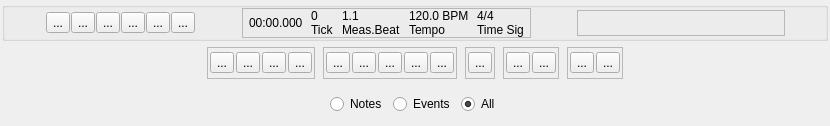
     <widget class="QFrame" name="frame">
      <property name="frameShape">
       <enum>QFrame::NoFrame</enum>
      </property>
      <property name="frameShadow">
       <enum>QFrame::Raised</enum>
      </property>
      <layout class="QVBoxLayout" name="verticalLayout_2">
       <property name="spacing">
        <number>2</number>
       </property>
       <property name="leftMargin">
        <number>2</number>
       </property>
       <property name="topMargin">
        <number>2</number>
       </property>
       <property name="rightMargin">
        <number>2</number>
       </property>
       <property name="bottomMargin">
        <number>2</number>
       </property>
       <item>
        <widget class="QGroupBox" name="groupBox_Controls">
         <layout class="QHBoxLayout" name="horizontalLayout">
          <property name="leftMargin">
           <number>0</number>
          </property>
          <property name="topMargin">
           <number>0</number>
          </property>
          <property name="rightMargin">
           <number>0</number>
          </property>
          <property name="bottomMargin">
           <number>0</number>
          </property>
          <item>
           <spacer name="horizontalSpacer_playbackLeft">
            <property name="orientation">
             <enum>Qt::Horizontal</enum>
            </property>
            <property name="sizeHint" stdset="0">
             <size>
              <width>40</width>
              <height>20</height>
             </size>
            </property>
           </spacer>
          </item>
          <item>
           <widget class="QFrame" name="buttonBox_Playback">
            <property name="sizePolicy">
             <sizepolicy hsizetype="Fixed" vsizetype="Fixed">
              <horstretch>0</horstretch>
              <verstretch>0</verstretch>
             </sizepolicy>
            </property>
            <property name="minimumSize">
             <size>
              <width>0</width>
              <height>52</height>
             </size>
            </property>
            <property name="maximumSize">
             <size>
              <width>16777215</width>
              <height>26</height>
             </size>
            </property>
            <property name="frameShape">
             <enum>QFrame::NoFrame</enum>
            </property>
            <property name="frameShadow">
             <enum>QFrame::Raised</enum>
            </property>
            <layout class="QHBoxLayout" name="horizontalLayout_playback">
             <property name="spacing">
              <number>1</number>
             </property>
             <property name="sizeConstraint">
              <enum>QLayout::SetFixedSize</enum>
             </property>
             <property name="leftMargin">
              <number>1</number>
             </property>
             <property name="topMargin">
              <number>1</number>
             </property>
             <property name="rightMargin">
              <number>1</number>
             </property>
             <property name="bottomMargin">
              <number>1</number>
             </property>
             <item>
              <widget class="QToolButton" name="Button_Previous">
               <property name="text">
                <string>...</string>
               </property>
               <property name="icon">
                <iconset resource="../../build_debug/src/ui/.qt/rcc/gtm-icons.qrc">
                 <normaloff>:/icons/skip-prev.svg</normaloff>:/icons/skip-prev.svg</iconset>
               </property>
              </widget>
             </item>
             <item>
              <widget class="QToolButton" name="Button_Play">
               <property name="text">
                <string>...</string>
               </property>
               <property name="icon">
                <iconset resource="../../build_debug/src/ui/.qt/rcc/gtm-icons.qrc">
                 <normaloff>:/icons/play.svg</normaloff>:/icons/play.svg</iconset>
               </property>
              </widget>
             </item>
             <item>
              <widget class="QToolButton" name="Button_Pause">
               <property name="text">
                <string>...</string>
               </property>
               <property name="icon">
                <iconset resource="../../build_debug/src/ui/.qt/rcc/gtm-icons.qrc">
                 <normaloff>:/icons/pause.svg</normaloff>:/icons/pause.svg</iconset>
               </property>
              </widget>
             </item>
             <item>
              <widget class="QToolButton" name="Button_Stop">
               <property name="text">
                <string>...</string>
               </property>
               <property name="icon">
                <iconset resource="../../build_debug/src/ui/.qt/rcc/gtm-icons.qrc">
                 <normaloff>:/icons/square.svg</normaloff>:/icons/square.svg</iconset>
               </property>
              </widget>
             </item>
             <item>
              <widget class="QToolButton" name="Button_Skip">
               <property name="text">
                <string>...</string>
               </property>
               <property name="icon">
                <iconset resource="../../build_debug/src/ui/.qt/rcc/gtm-icons.qrc">
                 <normaloff>:/icons/skip-next.svg</normaloff>:/icons/skip-next.svg</iconset>
               </property>
              </widget>
             </item>
             <item>
              <widget class="QToolButton" name="Button_Repeat">
               <property name="text">
                <string>...</string>
               </property>
               <property name="icon">
                <iconset resource="../../build_debug/src/ui/.qt/rcc/gtm-icons.qrc">
                 <normaloff>:/icons/repeat-once.svg</normaloff>:/icons/repeat-once.svg</iconset>
               </property>
              </widget>
             </item>
            </layout>
           </widget>
          </item>
          <item>
           <spacer name="horizontalSpacer_playbackRight">
            <property name="orientation">
             <enum>Qt::Horizontal</enum>
            </property>
            <property name="sizeHint" stdset="0">
             <size>
              <width>40</width>
              <height>20</height>
             </size>
            </property>
           </spacer>
          </item>
          <item>
           <widget class="QFrame" name="frame_MetaDisplay">
            <property name="sizePolicy">
             <sizepolicy hsizetype="Preferred" vsizetype="Fixed">
              <horstretch>0</horstretch>
              <verstretch>0</verstretch>
             </sizepolicy>
            </property>
            <property name="minimumSize">
             <size>
              <width>0</width>
              <height>26</height>
             </size>
            </property>
            <property name="frameShape">
             <enum>QFrame::StyledPanel</enum>
            </property>
            <property name="frameShadow">
             <enum>QFrame::Raised</enum>
            </property>
            <layout class="QHBoxLayout" name="horizontalLayout_MetaDisplay">
             <property name="spacing">
              <number>8</number>
             </property>
             <property name="leftMargin">
              <number>6</number>
             </property>
             <property name="topMargin">
              <number>0</number>
             </property>
             <property name="rightMargin">
              <number>6</number>
             </property>
             <property name="bottomMargin">
              <number>0</number>
             </property>
             <item>
              <widget class="QWidget" name="metaTimeGroup" native="true">
               <layout class="QVBoxLayout" name="verticalLayout_metaTime">
                <property name="spacing">
                 <number>0</number>
                </property>
                <property name="leftMargin">
                 <number>0</number>
                </property>
                <property name="topMargin">
                 <number>0</number>
                </property>
                <property name="rightMargin">
                 <number>0</number>
                </property>
                <property name="bottomMargin">
                 <number>0</number>
                </property>
                <item>
                 <widget class="QLabel" name="label_MetaTimeValue">
                  <property name="text">
                   <string>00:00.000</string>
                  </property>
                 </widget>
                </item>
               </layout>
              </widget>
             </item>
             <item>
              <widget class="QWidget" name="metaTickGroup" native="true">
               <layout class="QVBoxLayout" name="verticalLayout_metaTick">
                <property name="spacing">
                 <number>0</number>
                </property>
                <property name="leftMargin">
                 <number>0</number>
                </property>
                <property name="topMargin">
                 <number>0</number>
                </property>
                <property name="rightMargin">
                 <number>0</number>
                </property>
                <property name="bottomMargin">
                 <number>0</number>
                </property>
                <item>
                 <widget class="QLabel" name="label_MetaTickValue">
                  <property name="text">
                   <string>0</string>
                  </property>
                 </widget>
                </item>
                <item>
                 <widget class="QLabel" name="label_MetaTick">
                  <property name="text">
                   <string>Tick</string>
                  </property>
                 </widget>
                </item>
               </layout>
              </widget>
             </item>
             <item>
              <widget class="QWidget" name="metaMeasureBeatGroup" native="true">
               <layout class="QVBoxLayout" name="verticalLayout_metaMeasureBeat">
                <property name="spacing">
                 <number>0</number>
                </property>
                <property name="leftMargin">
                 <number>0</number>
                </property>
                <property name="topMargin">
                 <number>0</number>
                </property>
                <property name="rightMargin">
                 <number>0</number>
                </property>
                <property name="bottomMargin">
                 <number>0</number>
                </property>
                <item>
                 <widget class="QLabel" name="label_MetaMeasureBeatValue">
                  <property name="text">
                   <string>1.1</string>
                  </property>
                 </widget>
                </item>
                <item>
                 <widget class="QLabel" name="label_MetaMeasureBeat">
                  <property name="text">
                   <string>Meas.Beat</string>
                  </property>
                 </widget>
                </item>
               </layout>
              </widget>
             </item>
             <item>
              <widget class="QWidget" name="metaTempoGroup" native="true">
               <layout class="QVBoxLayout" name="verticalLayout_metaTempo">
                <property name="spacing">
                 <number>0</number>
                </property>
                <property name="leftMargin">
                 <number>0</number>
                </property>
                <property name="topMargin">
                 <number>0</number>
                </property>
                <property name="rightMargin">
                 <number>0</number>
                </property>
                <property name="bottomMargin">
                 <number>0</number>
                </property>
                <item>
                 <widget class="QLabel" name="label_MetaTempoValue">
                  <property name="text">
                   <string>120.0 BPM</string>
                  </property>
                 </widget>
                </item>
                <item>
                 <widget class="QLabel" name="label_MetaTempo">
                  <property name="text">
                   <string>Tempo</string>
                  </property>
                 </widget>
                </item>
               </layout>
              </widget>
             </item>
             <item>
              <widget class="QWidget" name="metaTimeSigGroup" native="true">
               <layout class="QVBoxLayout" name="verticalLayout_metaTimeSig">
                <property name="spacing">
                 <number>0</number>
                </property>
                <property name="leftMargin">
                 <number>0</number>
                </property>
                <property name="topMargin">
                 <number>0</number>
                </property>
                <property name="rightMargin">
                 <number>0</number>
                </property>
                <property name="bottomMargin">
                 <number>0</number>
                </property>
                <item>
                 <widget class="QLabel" name="label_MetaTimeSigValue">
                  <property name="text">
                   <string>4/4</string>
                  </property>
                 </widget>
                </item>
                <item>
                 <widget class="QLabel" name="label_MetaTimeSig">
                  <property name="text">
                   <string>Time Sig</string>
                  </property>
                 </widget>
                </item>
               </layout>
              </widget>
             </item>
            </layout>
           </widget>
          </item>
          <item>
           <spacer name="horizontalSpacer_metaRight">
            <property name="orientation">
             <enum>Qt::Horizontal</enum>
            </property>
            <property name="sizeHint" stdset="0">
             <size>
              <width>40</width>
              <height>20</height>
             </size>
            </property>
           </spacer>
          </item>
          <item>
           <widget class="QFrame" name="frame_volumeGroup">
            <property name="sizePolicy">
             <sizepolicy hsizetype="Preferred" vsizetype="Fixed">
              <horstretch>0</horstretch>
              <verstretch>0</verstretch>
             </sizepolicy>
            </property>
            <property name="minimumSize">
             <size>
              <width>0</width>
              <height>26</height>
             </size>
            </property>
            <property name="maximumSize">
             <size>
              <width>16777215</width>
              <height>26</height>
             </size>
            </property>
            <property name="frameShape">
             <enum>QFrame::StyledPanel</enum>
            </property>
            <property name="frameShadow">
             <enum>QFrame::Sunken</enum>
            </property>
            <layout class="QHBoxLayout" name="horizontalLayout_volumeGroup">
             <property name="spacing">
              <number>2</number>
             </property>
             <property name="leftMargin">
              <number>4</number>
             </property>
             <property name="topMargin">
              <number>0</number>
             </property>
             <property name="rightMargin">
              <number>4</number>
             </property>
             <property name="bottomMargin">
              <number>0</number>
             </property>
             <item>
              <widget class="GTMSvgIconWidget" name="label_volume" native="true">
               <property name="minimumSize">
                <size>
                 <width>16</width>
                 <height>16</height>
                </size>
               </property>
               <property name="maximumSize">
                <size>
                 <width>16</width>
                 <height>16</height>
                </size>
               </property>
              </widget>
             </item>
             <item>
              <widget class="QWidget" name="widget_masterMeter" native="true">
               <property name="sizePolicy">
                <sizepolicy hsizetype="Fixed" vsizetype="Fixed">
                 <horstretch>0</horstretch>
                 <verstretch>0</verstretch>
                </sizepolicy>
               </property>
               <property name="minimumSize">
                <size>
                 <width>180</width>
                 <height>26</height>
                </size>
               </property>
               <property name="maximumSize">
                <size>
                 <width>180</width>
                 <height>26</height>
                </size>
               </property>
              </widget>
             </item>
            </layout>
           </widget>
          </item>
          <item>
           <spacer name="horizontalSpacer_volumeRight">
            <property name="orientation">
             <enum>Qt::Horizontal</enum>
            </property>
            <property name="sizeHint" stdset="0">
             <size>
              <width>40</width>
              <height>20</height>
             </size>
            </property>
           </spacer>
          </item>
         </layout>
        </widget>
       </item>
       <item>
        <widget class="QFrame" name="ButtonBox_Tools">
         <property name="frameShape">
          <enum>QFrame::NoFrame</enum>
         </property>
         <property name="frameShadow">
          <enum>QFrame::Raised</enum>
         </property>
         <layout class="QHBoxLayout" name="horizontalLayout_2">
          <property name="spacing">
           <number>8</number>
          </property>
          <property name="leftMargin">
           <number>6</number>
          </property>
          <property name="topMargin">
           <number>4</number>
          </property>
          <property name="rightMargin">
           <number>6</number>
          </property>
          <property name="bottomMargin">
           <number>4</number>
          </property>
          <item>
           <spacer name="spacer_tools_left">
            <property name="orientation">
             <enum>Qt::Horizontal</enum>
            </property>
            <property name="sizeHint" stdset="0">
             <size>
              <width>24</width>
              <height>20</height>
             </size>
            </property>
           </spacer>
          </item>
          <item>
           <widget class="QFrame" name="pillbox_SelectionTools">
            <property name="frameShape">
             <enum>QFrame::StyledPanel</enum>
            </property>
            <property name="frameShadow">
             <enum>QFrame::Raised</enum>
            </property>
            <layout class="QHBoxLayout" name="horizontalLayout_5">
             <property name="spacing">
              <number>2</number>
             </property>
             <property name="leftMargin">
              <number>2</number>
             </property>
             <property name="topMargin">
              <number>1</number>
             </property>
             <property name="rightMargin">
              <number>2</number>
             </property>
             <property name="bottomMargin">
              <number>1</number>
             </property>
             <item>
              <widget class="QToolButton" name="button_select_rect">
               <property name="toolTip">
                <string>Rectangular Select</string>
               </property>
               <property name="text">
                <string>...</string>
               </property>
               <property name="icon">
                <iconset resource="../../build_debug/src/ui/.qt/rcc/gtm-icons.qrc">
                 <normaloff>:/icons/frame-select.svg</normaloff>:/icons/frame-select.svg</iconset>
               </property>
              </widget>
             </item>
             <item>
              <widget class="QToolButton" name="button_select_lasso">
               <property name="toolTip">
                <string>Freeform Select</string>
               </property>
               <property name="text">
                <string>...</string>
               </property>
               <property name="icon">
                <iconset resource="../../build_debug/src/ui/.qt/rcc/gtm-icons.qrc">
                 <normaloff>:/icons/lasso-select.svg</normaloff>:/icons/lasso-select.svg</iconset>
               </property>
              </widget>
             </item>
             <item>
              <widget class="QToolButton" name="button_select_track">
               <property name="toolTip">
                <string>Track Select</string>
               </property>
               <property name="text">
                <string>...</string>
               </property>
               <property name="icon">
                <iconset resource="../../build_debug/src/ui/.qt/rcc/gtm-icons.qrc">
                 <normaloff>:/icons/track-select.svg</normaloff>:/icons/track-select.svg</iconset>
               </property>
              </widget>
             </item>
             <item>
              <widget class="QToolButton" name="button_select_invert">
               <property name="toolTip">
                <string>Invert Selection</string>
               </property>
               <property name="text">
                <string>...</string>
               </property>
               <property name="icon">
                <iconset resource="../../build_debug/src/ui/.qt/rcc/gtm-icons.qrc">
                 <normaloff>:/icons/select-invert.svg</normaloff>:/icons/select-invert.svg</iconset>
               </property>
              </widget>
             </item>
            </layout>
           </widget>
          </item>
          <item>
           <widget class="QFrame" name="pillbox_NoteTools">
            <property name="frameShape">
             <enum>QFrame::StyledPanel</enum>
            </property>
            <property name="frameShadow">
             <enum>QFrame::Raised</enum>
            </property>
            <layout class="QHBoxLayout" name="horizontalLayout_7">
             <property name="spacing">
              <number>2</number>
             </property>
             <property name="leftMargin">
              <number>2</number>
             </property>
             <property name="topMargin">
              <number>1</number>
             </property>
             <property name="rightMargin">
              <number>2</number>
             </property>
             <property name="bottomMargin">
              <number>1</number>
             </property>
             <item>
              <widget class="QToolButton" name="button_note_add">
               <property name="toolTip">
                <string>Create Note</string>
               </property>
               <property name="text">
                <string>...</string>
               </property>
               <property name="icon">
                <iconset resource="../../build_debug/src/ui/.qt/rcc/gtm-icons.qrc">
                 <normaloff>:/icons/music-note-plus.svg</normaloff>:/icons/music-note-plus.svg</iconset>
               </property>
              </widget>
             </item>
             <item>
              <widget class="QToolButton" name="button_note_delete">
               <property name="toolTip">
                <string>Delete Note</string>
               </property>
               <property name="text">
                <string>...</string>
               </property>
               <property name="icon">
                <iconset resource="../../build_debug/src/ui/.qt/rcc/gtm-icons.qrc">
                 <normaloff>:/icons/music-note-minus.svg</normaloff>:/icons/music-note-minus.svg</iconset>
               </property>
              </widget>
             </item>
             <item>
              <widget class="QToolButton" name="toolButton">
               <property name="toolTip">
                <string>Shift</string>
               </property>
               <property name="text">
                <string>...</string>
               </property>
               <property name="icon">
                <iconset resource="../../build_debug/src/ui/.qt/rcc/gtm-icons.qrc">
                 <normaloff>:/icons/expand.svg</normaloff>:/icons/expand.svg</iconset>
               </property>
              </widget>
             </item>
             <item>
              <widget class="QToolButton" name="button_note_quantize">
               <property name="toolTip">
                <string>Quantize</string>
               </property>
               <property name="text">
                <string>...</string>
               </property>
               <property name="icon">
                <iconset resource="../../build_debug/src/ui/.qt/rcc/gtm-icons.qrc">
                 <normaloff>:/icons/quantize.svg</normaloff>:/icons/quantize.svg</iconset>
               </property>
              </widget>
             </item>
             <item>
              <widget class="QToolButton" name="button_note_trim">
               <property name="toolTip">
                <string>Trim</string>
               </property>
               <property name="text">
                <string>...</string>
               </property>
               <property name="icon">
                <iconset resource="../../build_debug/src/ui/.qt/rcc/gtm-icons.qrc">
                 <normaloff>:/icons/trim.svg</normaloff>:/icons/trim.svg</iconset>
               </property>
              </widget>
             </item>
            </layout>
           </widget>
          </item>
          <item>
           <widget class="QFrame" name="pillbox_EditTools">
            <property name="frameShape">
             <enum>QFrame::StyledPanel</enum>
            </property>
            <property name="frameShadow">
             <enum>QFrame::Raised</enum>
            </property>
            <layout class="QHBoxLayout" name="horizontalLayout_4">
             <property name="spacing">
              <number>2</number>
             </property>
             <property name="leftMargin">
              <number>2</number>
             </property>
             <property name="topMargin">
              <number>1</number>
             </property>
             <property name="rightMargin">
              <number>2</number>
             </property>
             <property name="bottomMargin">
              <number>1</number>
             </property>
             <item>
              <widget class="QToolButton" name="button_Cut">
               <property name="toolTip">
                <string>Cut?</string>
               </property>
               <property name="text">
                <string>...</string>
               </property>
               <property name="icon">
                <iconset resource="../../build_debug/src/ui/.qt/rcc/gtm-icons.qrc">
                 <normaloff>:/icons/cut.svg</normaloff>:/icons/cut.svg</iconset>
               </property>
              </widget>
             </item>
            </layout>
           </widget>
          </item>
          <item>
           <widget class="QFrame" name="pillbox_TrackTools">
            <property name="frameShape">
             <enum>QFrame::StyledPanel</enum>
            </property>
            <property name="frameShadow">
             <enum>QFrame::Raised</enum>
            </property>
            <layout class="QHBoxLayout" name="horizontalLayout_8">
             <property name="spacing">
              <number>2</number>
             </property>
             <property name="leftMargin">
              <number>2</number>
             </property>
             <property name="topMargin">
              <number>1</number>
             </property>
             <property name="rightMargin">
              <number>2</number>
             </property>
             <property name="bottomMargin">
              <number>1</number>
             </property>
             <item>
              <widget class="QToolButton" name="button_tracks_merge">
               <property name="toolTip">
                <string>Merge Tracks</string>
               </property>
               <property name="text">
                <string>...</string>
               </property>
               <property name="icon">
                <iconset resource="../../build_debug/src/ui/.qt/rcc/gtm-icons.qrc">
                 <normaloff>:/icons/vertical-merge.svg</normaloff>:/icons/vertical-merge.svg</iconset>
               </property>
              </widget>
             </item>
             <item>
              <widget class="QToolButton" name="button_tracks_split">
               <property name="toolTip">
                <string>Split Track</string>
               </property>
               <property name="text">
                <string>...</string>
               </property>
               <property name="icon">
                <iconset resource="../../build_debug/src/ui/.qt/rcc/gtm-icons.qrc">
                 <normaloff>:/icons/vertical-split.svg</normaloff>:/icons/vertical-split.svg</iconset>
               </property>
              </widget>
             </item>
            </layout>
           </widget>
          </item>
          <item>
           <widget class="QFrame" name="pillbox_MetaTools">
            <property name="frameShape">
             <enum>QFrame::StyledPanel</enum>
            </property>
            <property name="frameShadow">
             <enum>QFrame::Raised</enum>
            </property>
            <layout class="QHBoxLayout" name="horizontalLayout_6">
             <property name="spacing">
              <number>2</number>
             </property>
             <property name="leftMargin">
              <number>2</number>
             </property>
             <property name="topMargin">
              <number>1</number>
             </property>
             <property name="rightMargin">
              <number>2</number>
             </property>
             <property name="bottomMargin">
              <number>1</number>
             </property>
             <item>
              <widget class="QToolButton" name="button_meta_loop">
               <property name="toolTip">
                <string>Create Loop</string>
               </property>
               <property name="text">
                <string>...</string>
               </property>
               <property name="icon">
                <iconset resource="../../build_debug/src/ui/.qt/rcc/gtm-icons.qrc">
                 <normaloff>:/icons/restart.svg</normaloff>:/icons/restart.svg</iconset>
               </property>
              </widget>
             </item>
             <item>
              <widget class="QToolButton" name="button_meta_program_change">
               <property name="toolTip">
                <string>Program Change</string>
               </property>
               <property name="text">
                <string>...</string>
               </property>
               <property name="icon">
                <iconset resource="../../build_debug/src/ui/.qt/rcc/gtm-icons.qrc">
                 <normaloff>:/icons/shuffle.svg</normaloff>:/icons/shuffle.svg</iconset>
               </property>
              </widget>
             </item>
            </layout>
           </widget>
          </item>
          <item>
           <spacer name="spacer_tools_right">
            <property name="orientation">
             <enum>Qt::Horizontal</enum>
            </property>
            <property name="sizeHint" stdset="0">
             <size>
              <width>24</width>
              <height>20</height>
             </size>
            </property>
           </spacer>
          </item>
         </layout>
        </widget>
       </item>
       <item>
        <widget class="QFrame" name="frame_radioWrap">
         <property name="frameShape">
          <enum>QFrame::NoFrame</enum>
         </property>
         <property name="frameShadow">
          <enum>QFrame::Raised</enum>
         </property>
         <layout class="QHBoxLayout" name="horizontalLayout_radioWrap">
          <property name="spacing">
           <number>0</number>
          </property>
          <property name="leftMargin">
           <number>0</number>
          </property>
          <property name="topMargin">
           <number>0</number>
          </property>
          <property name="rightMargin">
           <number>0</number>
          </property>
          <property name="bottomMargin">
           <number>0</number>
          </property>
          <item>
           <spacer name="spacer_radio_left">
            <property name="orientation">
             <enum>Qt::Horizontal</enum>
            </property>
            <property name="sizeHint" stdset="0">
             <size>
              <width>12</width>
              <height>20</height>
             </size>
            </property>
           </spacer>
          </item>
          <item>
           <widget class="QFrame" name="frame_3">
            <property name="frameShape">
             <enum>QFrame::NoFrame</enum>
            </property>
            <property name="frameShadow">
             <enum>QFrame::Raised</enum>
            </property>
            <layout class="QHBoxLayout" name="horizontalLayout_3">
             <property name="spacing">
              <number>6</number>
             </property>
             <property name="leftMargin">
              <number>6</number>
             </property>
             <property name="topMargin">
              <number>2</number>
             </property>
             <property name="rightMargin">
              <number>6</number>
             </property>
             <property name="bottomMargin">
              <number>2</number>
             </property>
             <item>
              <widget class="QRadioButton" name="radioButton_pianoNotes">
               <property name="text">
                <string>Notes</string>
               </property>
              </widget>
             </item>
             <item>
              <widget class="QRadioButton" name="radioButton_pianoEvents">
               <property name="text">
                <string>Events</string>
               </property>
              </widget>
             </item>
             <item>
              <widget class="QRadioButton" name="radioButton_pianoAll">
               <property name="text">
                <string>All</string>
               </property>
               <property name="checked">
                <bool>true</bool>
               </property>
              </widget>
             </item>
            </layout>
           </widget>
          </item>
          <item>
           <spacer name="spacer_radio_right">
            <property name="orientation">
             <enum>Qt::Horizontal</enum>
            </property>
            <property name="sizeHint" stdset="0">
             <size>
              <width>12</width>
              <height>20</height>
             </size>
            </property>
           </spacer>
          </item>
         </layout>
        </widget>
       </item>
      </layout>
     </widget>
